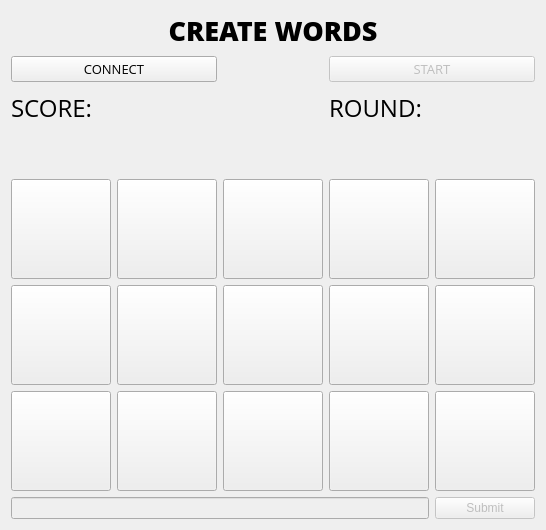
<?xml version="1.0" encoding="UTF-8"?>
<ui version="4.0">
 <class>ChatWindow</class>
 <widget class="QWidget" name="ChatWindow">
  <property name="geometry">
   <rect>
    <x>0</x>
    <y>0</y>
    <width>536</width>
    <height>530</height>
   </rect>
  </property>
  <property name="windowTitle">
   <string>Qt Simple Chat Client</string>
  </property>
  <layout class="QGridLayout" name="gridLayout">
   <item row="3" column="3">
    <widget class="QLabel" name="label_2">
     <property name="font">
      <font>
       <family>Open Sans</family>
       <pointsize>18</pointsize>
      </font>
     </property>
     <property name="text">
      <string>ROUND:</string>
     </property>
    </widget>
   </item>
   <item row="3" column="0">
    <widget class="QLabel" name="label">
     <property name="minimumSize">
      <size>
       <width>0</width>
       <height>30</height>
      </size>
     </property>
     <property name="font">
      <font>
       <family>Open Sans</family>
       <pointsize>18</pointsize>
      </font>
     </property>
     <property name="text">
      <string>SCORE:</string>
     </property>
    </widget>
   </item>
   <item row="9" column="1">
    <widget class="QPushButton" name="pushButton_2">
     <property name="minimumSize">
      <size>
       <width>100</width>
       <height>100</height>
      </size>
     </property>
     <property name="font">
      <font>
       <family>Noto Naskh Arabic</family>
       <pointsize>26</pointsize>
       <weight>75</weight>
       <bold>true</bold>
      </font>
     </property>
     <property name="text">
      <string/>
     </property>
    </widget>
   </item>
   <item row="7" column="4">
    <widget class="QPushButton" name="pushButton_12">
     <property name="minimumSize">
      <size>
       <width>100</width>
       <height>100</height>
      </size>
     </property>
     <property name="font">
      <font>
       <family>Noto Naskh Arabic</family>
       <pointsize>26</pointsize>
       <weight>75</weight>
       <bold>true</bold>
      </font>
     </property>
     <property name="text">
      <string/>
     </property>
    </widget>
   </item>
   <item row="7" column="0">
    <widget class="QPushButton" name="pushButton_0">
     <property name="minimumSize">
      <size>
       <width>100</width>
       <height>100</height>
      </size>
     </property>
     <property name="font">
      <font>
       <family>Noto Naskh Arabic</family>
       <pointsize>26</pointsize>
       <weight>75</weight>
       <bold>true</bold>
      </font>
     </property>
     <property name="text">
      <string/>
     </property>
    </widget>
   </item>
   <item row="8" column="3">
    <widget class="QPushButton" name="pushButton_9">
     <property name="minimumSize">
      <size>
       <width>100</width>
       <height>100</height>
      </size>
     </property>
     <property name="font">
      <font>
       <family>Noto Naskh Arabic</family>
       <pointsize>26</pointsize>
       <weight>75</weight>
       <bold>true</bold>
      </font>
     </property>
     <property name="text">
      <string/>
     </property>
    </widget>
   </item>
   <item row="10" column="4">
    <widget class="QPushButton" name="sendButton">
     <property name="enabled">
      <bool>false</bool>
     </property>
     <property name="text">
      <string>Submit</string>
     </property>
     <property name="default">
      <bool>true</bool>
     </property>
    </widget>
   </item>
   <item row="8" column="4">
    <widget class="QPushButton" name="pushButton_3">
     <property name="minimumSize">
      <size>
       <width>100</width>
       <height>100</height>
      </size>
     </property>
     <property name="font">
      <font>
       <family>Noto Naskh Arabic</family>
       <pointsize>26</pointsize>
       <weight>75</weight>
       <bold>true</bold>
      </font>
     </property>
     <property name="text">
      <string/>
     </property>
    </widget>
   </item>
   <item row="8" column="0">
    <widget class="QPushButton" name="pushButton_6">
     <property name="minimumSize">
      <size>
       <width>100</width>
       <height>100</height>
      </size>
     </property>
     <property name="font">
      <font>
       <family>Noto Naskh Arabic</family>
       <pointsize>26</pointsize>
       <weight>75</weight>
       <bold>true</bold>
      </font>
     </property>
     <property name="text">
      <string/>
     </property>
    </widget>
   </item>
   <item row="8" column="2">
    <widget class="QPushButton" name="pushButton_1">
     <property name="minimumSize">
      <size>
       <width>100</width>
       <height>100</height>
      </size>
     </property>
     <property name="font">
      <font>
       <family>Noto Naskh Arabic</family>
       <pointsize>26</pointsize>
       <weight>75</weight>
       <bold>true</bold>
      </font>
     </property>
     <property name="text">
      <string/>
     </property>
    </widget>
   </item>
   <item row="8" column="1">
    <widget class="QPushButton" name="pushButton_7">
     <property name="minimumSize">
      <size>
       <width>100</width>
       <height>100</height>
      </size>
     </property>
     <property name="font">
      <font>
       <family>Noto Naskh Arabic</family>
       <pointsize>26</pointsize>
       <weight>75</weight>
       <bold>true</bold>
      </font>
     </property>
     <property name="text">
      <string/>
     </property>
    </widget>
   </item>
   <item row="7" column="2">
    <widget class="QPushButton" name="pushButton_10">
     <property name="minimumSize">
      <size>
       <width>100</width>
       <height>100</height>
      </size>
     </property>
     <property name="font">
      <font>
       <family>Noto Naskh Arabic</family>
       <pointsize>26</pointsize>
       <weight>75</weight>
       <bold>true</bold>
      </font>
     </property>
     <property name="text">
      <string/>
     </property>
    </widget>
   </item>
   <item row="9" column="2">
    <widget class="QPushButton" name="pushButton_13">
     <property name="minimumSize">
      <size>
       <width>100</width>
       <height>100</height>
      </size>
     </property>
     <property name="font">
      <font>
       <family>Noto Naskh Arabic</family>
       <pointsize>26</pointsize>
       <weight>75</weight>
       <bold>true</bold>
      </font>
     </property>
     <property name="text">
      <string/>
     </property>
    </widget>
   </item>
   <item row="7" column="1">
    <widget class="QPushButton" name="pushButton_5">
     <property name="minimumSize">
      <size>
       <width>100</width>
       <height>100</height>
      </size>
     </property>
     <property name="font">
      <font>
       <family>Noto Naskh Arabic</family>
       <pointsize>26</pointsize>
       <weight>75</weight>
       <bold>true</bold>
      </font>
     </property>
     <property name="text">
      <string/>
     </property>
    </widget>
   </item>
   <item row="9" column="4">
    <widget class="QPushButton" name="pushButton_8">
     <property name="minimumSize">
      <size>
       <width>100</width>
       <height>100</height>
      </size>
     </property>
     <property name="font">
      <font>
       <family>Noto Naskh Arabic</family>
       <pointsize>26</pointsize>
       <weight>75</weight>
       <bold>true</bold>
      </font>
     </property>
     <property name="text">
      <string/>
     </property>
    </widget>
   </item>
   <item row="9" column="3">
    <widget class="QPushButton" name="pushButton_14">
     <property name="minimumSize">
      <size>
       <width>100</width>
       <height>100</height>
      </size>
     </property>
     <property name="font">
      <font>
       <family>Noto Naskh Arabic</family>
       <pointsize>26</pointsize>
       <weight>75</weight>
       <bold>true</bold>
      </font>
     </property>
     <property name="text">
      <string/>
     </property>
    </widget>
   </item>
   <item row="0" column="1" colspan="3">
    <widget class="QLabel" name="title">
     <property name="font">
      <font>
       <family>Open Sans Extrabold</family>
       <pointsize>20</pointsize>
       <weight>75</weight>
       <bold>true</bold>
      </font>
     </property>
     <property name="text">
      <string>CREATE WORDS</string>
     </property>
     <property name="alignment">
      <set>Qt::AlignCenter</set>
     </property>
    </widget>
   </item>
   <item row="9" column="0">
    <widget class="QPushButton" name="pushButton_11">
     <property name="minimumSize">
      <size>
       <width>100</width>
       <height>100</height>
      </size>
     </property>
     <property name="font">
      <font>
       <family>Noto Naskh Arabic</family>
       <pointsize>26</pointsize>
       <weight>75</weight>
       <bold>true</bold>
      </font>
     </property>
     <property name="text">
      <string/>
     </property>
    </widget>
   </item>
   <item row="1" column="0" colspan="2">
    <widget class="QPushButton" name="connectButton">
     <property name="font">
      <font>
       <family>Open Sans</family>
       <pointsize>10</pointsize>
      </font>
     </property>
     <property name="text">
      <string>CONNECT</string>
     </property>
    </widget>
   </item>
   <item row="10" column="0" colspan="4">
    <widget class="QLineEdit" name="messageEdit">
     <property name="enabled">
      <bool>false</bool>
     </property>
    </widget>
   </item>
   <item row="7" column="3">
    <widget class="QPushButton" name="pushButton_4">
     <property name="minimumSize">
      <size>
       <width>100</width>
       <height>100</height>
      </size>
     </property>
     <property name="font">
      <font>
       <family>Noto Naskh Arabic</family>
       <pointsize>26</pointsize>
       <weight>75</weight>
       <bold>true</bold>
      </font>
     </property>
     <property name="text">
      <string/>
     </property>
    </widget>
   </item>
   <item row="4" column="0" colspan="5">
    <widget class="QLabel" name="result">
     <property name="minimumSize">
      <size>
       <width>0</width>
       <height>0</height>
      </size>
     </property>
     <property name="font">
      <font>
       <family>Open Sans</family>
       <pointsize>16</pointsize>
      </font>
     </property>
     <property name="text">
      <string/>
     </property>
    </widget>
   </item>
   <item row="3" column="1">
    <widget class="QLabel" name="points">
     <property name="font">
      <font>
       <family>Open Sans</family>
       <pointsize>18</pointsize>
      </font>
     </property>
     <property name="text">
      <string/>
     </property>
    </widget>
   </item>
   <item row="1" column="3" colspan="2">
    <widget class="QPushButton" name="startButton">
     <property name="enabled">
      <bool>false</bool>
     </property>
     <property name="font">
      <font>
       <family>Open Sans</family>
       <pointsize>10</pointsize>
      </font>
     </property>
     <property name="text">
      <string>START</string>
     </property>
    </widget>
   </item>
   <item row="3" column="4">
    <widget class="QLabel" name="round">
     <property name="font">
      <font>
       <family>Open Sans</family>
       <pointsize>18</pointsize>
      </font>
     </property>
     <property name="text">
      <string/>
     </property>
    </widget>
   </item>
  </layout>
 </widget>
 <resources/>
 <connections/>
</ui>
